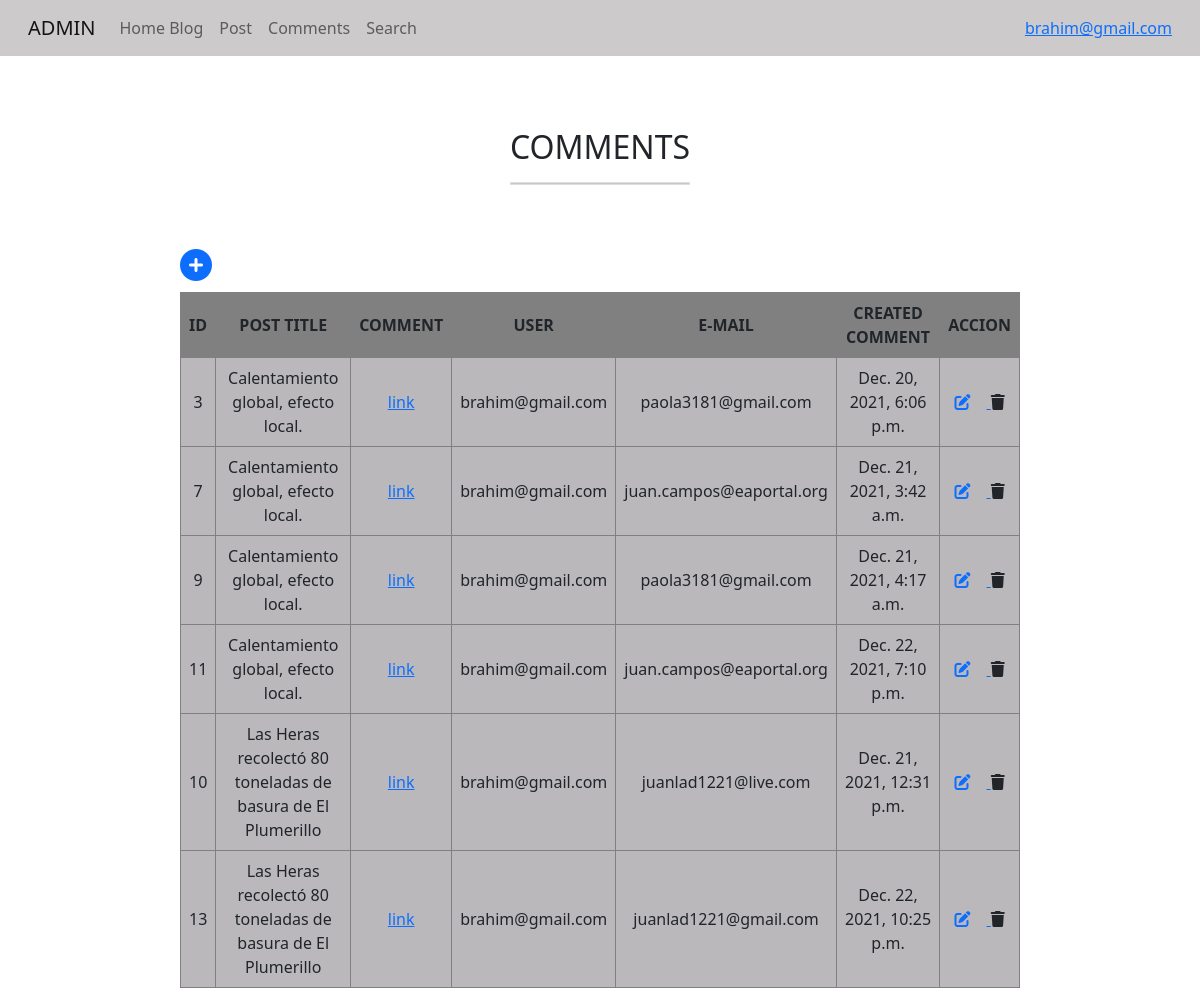
The page /comments (signed in) on the database its author committed.
### post/models.py (models this page shows, shortened)
class Post(models.Model):
    title = models.CharField(max_length=500)
    content = models.CharField(max_length=1500)
    created = models.DateTimeField(default=timezone.now)
    active = models.BooleanField(default=True)
    category_id = models.ForeignKey(Category, on_delete=models.CASCADE)
    user_id = models.ForeignKey(User, on_delete=models.CASCADE)

### comments/models.py (models this page shows, shortened)
class Comments(models.Model):
    comment = models.CharField(max_length=500)
    email = models.EmailField(max_length=200)
    created = models.DateTimeField(default=timezone.now)
    active = models.BooleanField(default=True)
    post_id = models.ForeignKey(Post, on_delete=models.CASCADE)

### comments/views.py (the view)
# urls.py: path('comments', commentViews.comments, name = 'comments'),
def comments(request):
    id_user = request.user.id
    result = Comments.objects.raw('SELECT * FROM comments_comments C JOIN post_post P WHERE C.post_id_id = P.id AND C.active = P.active AND P.user_id_id = %s',[id_user])
    datos = {}
    datos['user'] = request.user
    arr = []
    for i in result:
       arr.append({
           'id':i.id,
           'post_title':i.title,
           'comment':i.comment,
           'mail':i.email,
           'time':i.created
       })
    datos['comments'] = arr
    context = {'data':datos}
    return render(request, 'admin2-comments.html', context)

### templates/admin2-comments.html (shortened to what this page needs)
{% extends 'base-admin.html' %}
{% load static %}
{% block content %}
<br><br><br>
<link rel="stylesheet" href="https://cdn.jsdelivr.net/npm/bootstrap@5.1.3/dist/css/bootstrap.min.css"
>
<div class="div-container">
    <div>
        <h2>COMMENTS</h2>
        <hr style="border: 1px solid grey;"/>
    </div>
</div>
<br><br>
<div class="div-container ">
    <div class="div-add-container ">
        <a href="{% url '_admin2-comment-new' %}">
            <i class="fas fa-plus-circle fa-2x"></i>
        </a>
        <table class="table-content" id="example">
            <thead>
                <tr>
                    <th>ID</th>
                    <th>POST TITLE</th>
                    <th>COMMENT</th>
                    <th>USER</th>
                    <th>E-MAIL</th>
                    <th>CREATED COMMENT</th>
                    <th>ACCION</th>
                </tr>
            </thead>
            <tbody>
                {%for i in data.comments%}
                <tr>
                    <td>{{i.id}}</td>
                    <td>{{i.post_title}}</td>
                    <td><a href="{% url 'oneComment' i.id %}">link</a></td>
                    <td>{{data.user}}</td>
                    <td>{{i.mail}}</td>
                    <td>{{i.time}}</td>
                    <td>
                        <div>
                            <a class="link" href="{% url '_admin2-comment-edit' i.id %}">
                                <i class="fas fa-edit mr-3"></i>
                            </a>
                            <a class="link">
                                <i class="fas fa-trash"></i>
                            </a>
                        </div>
                    </td>
                </tr>
                {%endfor%}
            </tbody>
        </table>
    </div>
</div>
{% endblock content %}

### templates/base-admin.html (shortened to what this page needs)
{% load static %}
<!DOCTYPE html>
<html lang="en">
<head>
  <link rel="stylesheet" href="https://cdnjs.cloudflare.com/ajax/libs/jqueryui/1.12.1/jquery-ui.min.css">
  <link rel="stylesheet" type="text/css" href="{% static 'css/bootstrap.min.css' %}">
  <link rel="stylesheet" href="https://cdnjs.cloudflare.com/ajax/libs/font-awesome/6.0.0-beta3/css/all.min.css">
  </head>
<body>
  <nav class="navbar navbar-expand-lg navbar-light" style="background-color: rgb(204, 202, 202);">
    <div class="container-fluid">
      <a class="navbar-brand" href="#">ADMIN</a>
      <div class="collapse navbar-collapse" id="navbarNav">
        <ul class="navbar-nav">
          <li class="nav-item">
            <a class="nav-link" aria-current="page" href="{% url 'home' %}">Home Blog</a>
          </li>
          <li class="nav-item">
            <a class="nav-link" href="{% url '_admin2-post' %}">Post</a>
          </li>
          <li class="nav-item">
            <a class="nav-link" href="{% url 'comments' %}">Comments</a>
          </li>
          <li class="nav-item">
            <a class="nav-link" href="{% url '_admin2-search' %}">Search</a>
          </li>
        </ul>
      </div>
      <a class="nav-item" href="{% url 'logout' %}" data-bs-toggle="tooltip" data-bs-placement="bottom"
        title="Click para Logout">
        {{user.username}}
      </a>
    </div>
  </nav>
  {%block content%}
  {% endblock content%}
  </body>
</html>

### templates/admin2-comments.html (style rules this page uses)
.div-container { width: 100%; display: flex; justify-content: center; }
.div-add-container { display: flex; flex-direction: column; padding: 0; width: 70%; }
.table-content { width: auto; margin-top: 1%; }
.table-content thead { background-color: gray; text-align: center; }
.table-content tbody { background-color: rgb(186, 184, 187); text-align: center; }
.table-content thead th { border: 1px solid gray; padding: 1vh; }
.table-content tbody td { border: 1px solid gray; padding: 1vh; }

### rows shown on the page
Post: id "3", post_title "Calentamiento global, efecto local.", mail "paola3181@gmail.com", time "Dec. 20, 2021, 6:06 p.m.", id "7", mail "juan.campos@eaportal.org", time "Dec. 21, 2021, 3:42 a.m.", id "9", time "Dec. 21, 2021, 4:17 a.m.", id "11", time "Dec. 22, 2021, 7:10 p.m."
Post: id "10", post_title "Las Heras recolectó 80 toneladas de basura de El Plumerillo", mail "juanlad1221@live.com", time "Dec. 21, 2021, 12:31 p.m.", id "13", mail "juanlad1221@gmail.com", time "Dec. 22, 2021, 10:25 p.m."

### other values the page prints
{{ user.username }} "brahim@gmail.com"
{{ data.user }} "brahim@gmail.com"
